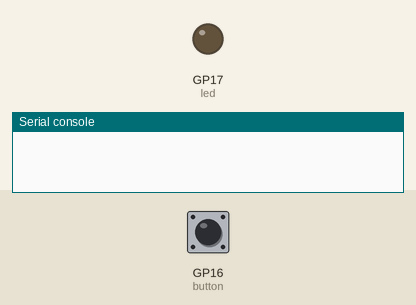
Bench run of a program on a simulated Raspberry Pi Pico running MicroPython. Shown: output pins drawn as LEDs (lit = HIGH), the last lines printed to the serial console. The test bench sets the inputs (shaded band); at power-on: GP16 (button) LOW.

Above: at 1.2 s.
1.3 s: GP16 (button) pulled HIGH for 0.15 s
At 1.7 s:
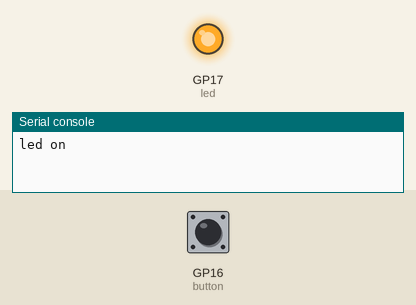
4.4 s: GP16 (button) pulled HIGH for 1 s
At 6.8 s:
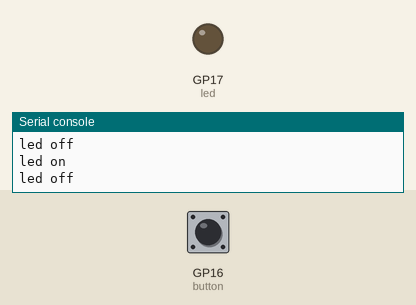
7.9 s: GP16 (button) pulled HIGH for 3.2 s
At 9.2 s:
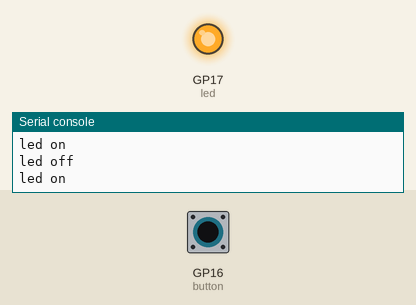
Timing chart, 0 to 13.4 s (numbered marks = the images above; inputs shaded):
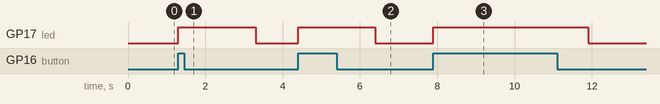

Measured:
- after the input at 1.3 s, GP17 (led): LOW → HIGH at once, → LOW 2.0 s later
- after the input at 4.4 s, GP17 (led): LOW → HIGH at once, → LOW 2.0 s later
- after the input at 7.9 s, GP17 (led): LOW → HIGH at once, → LOW 4.0 s later

The program:

pwm-led.py
```python
from machine import Pin, PWM
import utime

#led = PWM(Pin(17))
led = Pin(17, Pin.OUT)
button = Pin(16, Pin.IN, Pin.PULL_DOWN)

while True:
    if button.value() == 1:
        led.value(1)
        print("led on")
        utime.sleep(2)
        led.value(0)
        print("led off")

# from machine import Pin, PWM
# import utime
#
# led = PWM(Pin(17))
# led.freq(1000)
# led.duty_u16(2000)
#
# button = Pin(16, Pin.IN, Pin.PULL_DOWN)
#
# while True:
#     if button.value() == 1:
#         led.duty_u16(3000)
#         utime.sleep(3)
```
